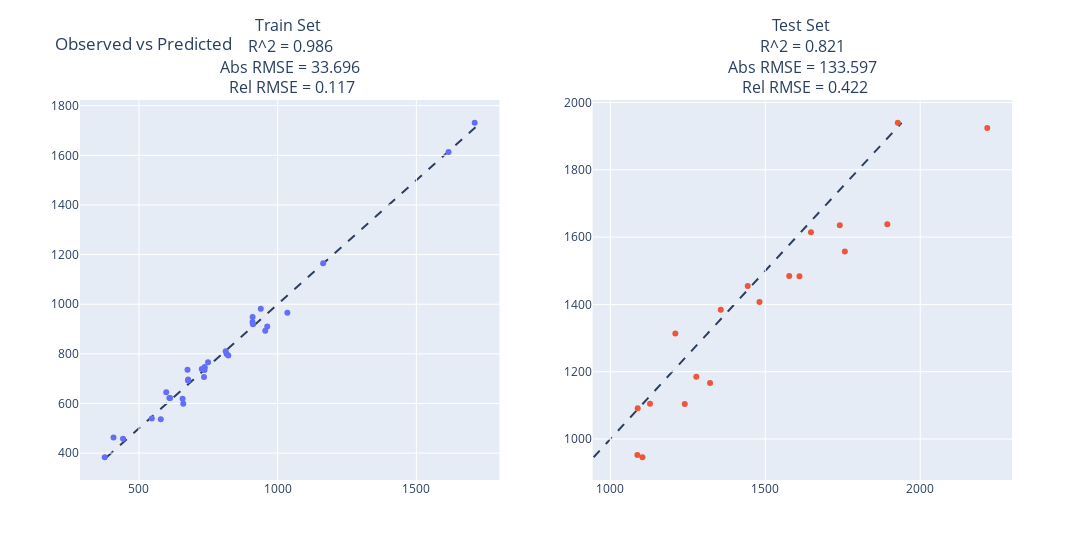

The cell this chart's notebook holds for it:
### Markdown cell above
### Test

### Code cell
# Make predictions for training
y = tar
y_pred = pipe.predict(X_preproc)

# Make predictions for testing
X_test_preproc = preprocess(Z=doe_test, X=bwu_test, process_history=PROCESS_HISTORY, 
					   input_variables=INPUT_VARIABLES)
y_test = tar_test
y_test_pred = pipe.predict(X_test_preproc)


# Plot
plot_hist_pls_model_eval(
    y, y_pred, y_test, y_test_pred,
)

### Figure 1 — Plotly figure (JSON) as saved in the notebook; plotly's stock layout.template omitted (floating-point values rounded to 4 significant figures)
{"data": [{"mode": "markers", "type": "scatter", "x": [598.2, 677.3, 962.4, 376.5, 749.0, 609.7, 734.5, 736.8, 546.2, 909.6, 816.0, 657.2, 822.0, 909.2, 442.4, 659.6, 736.2, 726.2, 612.1, 939.1, 955.1, 578.6, 674.9, 910.8, 676.6, 812.5, 408.1, 1035.0, 1616.0, 1164.0, 1710.0], "xaxis": "x", "y": [644.9, 696.5, 910.0, 383.3, 765.7, 622.1, 706.5, 747.1, 539.0, 948.5, 799.2, 619.0, 792.8, 927.8, 457.5, 598.6, 735.3, 738.4, 621.6, 981.2, 893.3, 536.0, 735.9, 919.5, 692.9, 810.6, 463.2, 965.1, 1614.0, 1165.0, 1731.0], "yaxis": "y"}, {"mode": "markers", "type": "scatter", "x": [2216.0, 1740.0, 1577.0, 1210.0, 1104.0, 1128.0, 1647.0, 1356.0, 1610.0, 1928.0, 1894.0, 1443.0, 1240.0, 1088.0, 1277.0, 1322.0, 1481.0, 1087.0, 1757.0], "xaxis": "x2", "y": [1924.0, 1635.0, 1485.0, 1313.0, 945.9, 1105.0, 1614.0, 1384.0, 1484.0, 1940.0, 1638.0, 1455.0, 1104.0, 1091.0, 1185.0, 1166.0, 1407.0, 952.8, 1557.0], "yaxis": "y2"}], "layout": {"annotations": [{"font": {"size": 16}, "showarrow": false, "text": "Train Set <br> R^2 = 0.986 <br> Abs RMSE = 33.696 <br> Rel RMSE = 0.117", "x": 0.225, "xanchor": "center", "xref": "paper", "y": 1, "yanchor": "bottom", "yref": "paper"}, {"font": {"size": 16}, "showarrow": false, "text": "Test Set <br> R^2 = 0.821 <br> Abs RMSE = 133.597 <br> Rel RMSE = 0.422", "x": 0.775, "xanchor": "center", "xref": "paper", "y": 1, "yanchor": "bottom", "yref": "paper"}], "shapes": [{"layer": "below", "line": {"dash": "dash"}, "type": "line", "x0": 383.3, "x1": 1731.0, "y0": 383.3, "y1": 1731.0}, {"layer": "below", "line": {"dash": "dash"}, "type": "line", "x0": 945.9, "x1": 1940.0, "xref": "x2", "y0": 945.9, "y1": 1940.0, "yref": "y2"}], "showlegend": false, "title": {"text": "Observed vs Predicted"}, "width": 1600, "xaxis": {"anchor": "y", "domain": [0, 0.45]}, "xaxis2": {"anchor": "y2", "domain": [0.55, 1]}, "yaxis": {"anchor": "x", "domain": [0, 1]}, "yaxis2": {"anchor": "x2", "domain": [0, 1]}}}
